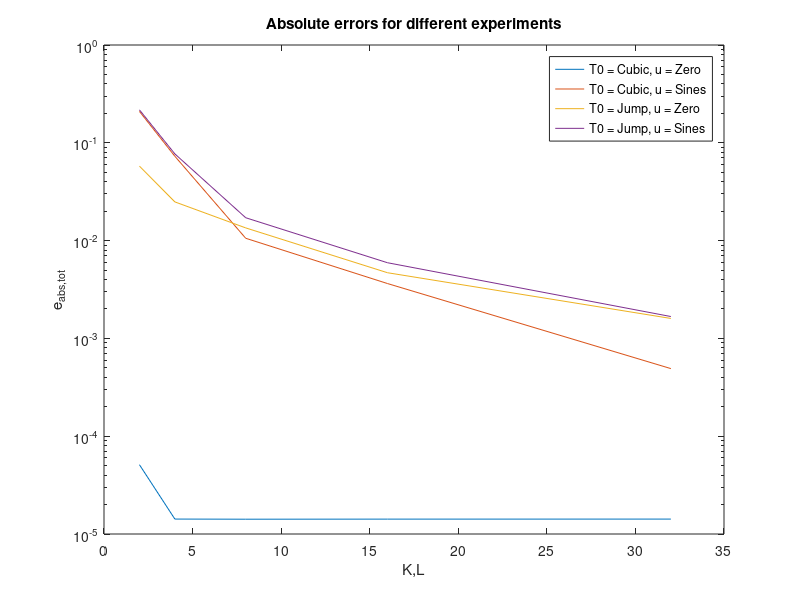

This chart was generated by the following MATLAB code:
rel_error_cubic_sines = load('rel errors, T0= Cubic and u= Sines.mat').error_total_rel;
rel_error_cubic_zero = load('rel errors, T0= Cubic and u= Zero.mat').error_total_rel;
rel_error_Jump_Sines = load('rel errors, T0= Jump and u= Sines.mat').error_total_rel;
rel_error_Jump_zero = load('rel errors, T0= Jump and u= Zero.mat').error_total_rel;

abs_error_cubic_sines = load('abs errors, T0= Cubic and u= Sines.mat').error_total_abs;
abs_error_cubic_zero = load('abs errors, T0= Cubic and u= Zero.mat').error_total_abs;
abs_error_Jump_Sines = load('abs errors, T0= Jump and u= Sines.mat').error_total_abs;
abs_error_Jump_zero = load('abs errors, T0= Jump and u= Zero.mat').error_total_abs;
%% Plotting relative errors
clf
semilogy([2,4,8,16,32], rel_error_cubic_zero, 'DisplayName', "T0 = Cubic, u = Zero");
hold on
semilogy([2,4,8,16,32], rel_error_cubic_sines, 'DisplayName', "T0 = Cubic, u = Sines");
hold on
semilogy([2,4,8,16,32], rel_error_Jump_zero, 'DisplayName', "T0 = Jump, u = Zero");
hold on
semilogy([2,4,8,16,32], rel_error_Jump_Sines, 'DisplayName', "T0 = Jump, u = Sines");
hold off
legend()
title("Relative errors for different experiments")
xlabel("K,L")
ylabel("e_{rel,tot}")
%% Plotting absolute errors
clf
semilogy([2,4,8,16,32], abs_error_cubic_zero, 'DisplayName', "T0 = Cubic, u = Zero");
hold on
semilogy([2,4,8,16,32], abs_error_cubic_sines, 'DisplayName', "T0 = Cubic, u = Sines");
hold on
semilogy([2,4,8,16,32], abs_error_Jump_zero, 'DisplayName', "T0 = Jump, u = Zero");
hold on
semilogy([2,4,8,16,32], abs_error_Jump_Sines, 'DisplayName', "T0 = Jump, u = Sines");
hold off
legend()
title("Absolute errors for different experiments")
xlabel("K,L")
ylabel("e_{abs,tot}")